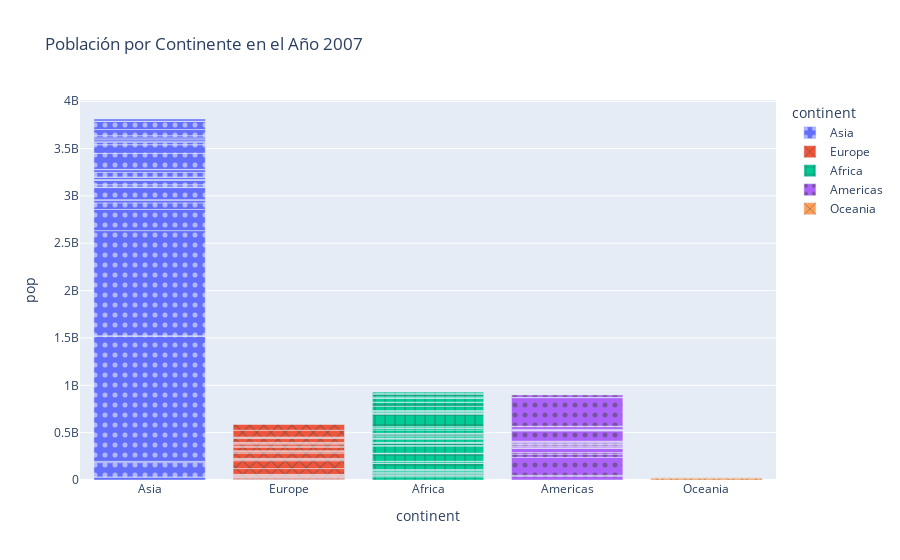

Here is the notebook cell this chart was saved with:
### Code cell
# Crear el gráfico de barras con Plotly Express
fig = px.bar(df, x='continent', y='pop', color='continent', pattern_shape="continent", pattern_shape_sequence=[".", "x", "+"],
             title='Población por Continente en el Año 2007')

# Mostrar el gráfico
fig.show()

### Figure 1 — Plotly figure (JSON) as saved in the notebook; plotly's stock layout.template omitted (floating-point values rounded to 4 significant figures)
{"data": [{"alignmentgroup": "True", "hovertemplate": "continent=%{x}<br>pop=%{y}<extra></extra>", "legendgroup": "Asia", "marker": {"color": "#636efa", "pattern": {"shape": "."}}, "name": "Asia", "offsetgroup": "Asia", "orientation": "v", "showlegend": true, "textposition": "auto", "type": "bar", "x": ["Asia", "Asia", "Asia", "Asia", "Asia", "Asia", "Asia", "Asia", "Asia", "Asia", "Asia", "Asia", "Asia", "Asia", "Asia", "Asia", "Asia", "Asia", "Asia", "Asia", "Asia", "Asia", "Asia", "Asia", "Asia", "Asia", "Asia", "Asia", "Asia", "Asia", "Asia", "Asia", "Asia"], "xaxis": "x", "y": [31889923, 708573, 150448339, 14131858, 1318683096, 6980412, 1110396331, 223547000, 69453570, 27499638, 6426679, 127467972, 6053193, 23301725, 49044790, 2505559, 3921278, 24821286, 2874127, 47761980, 28901790, 3204897, 169270617, 91077287, 27601038, 4553009, 20378239, 19314747, 23174294, 65068149, 85262356, 4018332, 22211743], "yaxis": "y"}, {"alignmentgroup": "True", "hovertemplate": "continent=%{x}<br>pop=%{y}<extra></extra>", "legendgroup": "Europe", "marker": {"color": "#EF553B", "pattern": {"shape": "x"}}, "name": "Europe", "offsetgroup": "Europe", "orientation": "v", "showlegend": true, "textposition": "auto", "type": "bar", "x": ["Europe", "Europe", "Europe", "Europe", "Europe", "Europe", "Europe", "Europe", "Europe", "Europe", "Europe", "Europe", "Europe", "Europe", "Europe", "Europe", "Europe", "Europe", "Europe", "Europe", "Europe", "Europe", "Europe", "Europe", "Europe", "Europe", "Europe", "Europe", "Europe", "Europe"], "xaxis": "x", "y": [3600523, 8199783, 10392226, 4552198, 7322858, 4493312, 10228744, 5468120, 5238460, 61083916, 82400996, 10706290, 9956108, 301931, 4109086, 58147733, 684736, 16570613, 4627926, 38518241, 10642836, 22276056, 10150265, 5447502, 2009245, 40448191, 9031088, 7554661, 71158647, 60776238], "yaxis": "y"}, {"alignmentgroup": "True", "hovertemplate": "continent=%{x}<br>pop=%{y}<extra></extra>", "legendgroup": "Africa", "marker": {"color": "#00cc96", "pattern": {"shape": "+"}}, "name": "Africa", "offsetgroup": "Africa", "orientation": "v", "showlegend": true, "textposition": "auto", "type": "bar", "x": ["Africa", "Africa", "Africa", "Africa", "Africa", "Africa", "Africa", "Africa", "Africa", "Africa", "Africa", "Africa", "Africa", "Africa", "Africa", "Africa", "Africa", "Africa", "Africa", "Africa", "Africa", "Africa", "Africa", "Africa", "Africa", "Africa", "Africa", "Africa", "Africa", "Africa", "Africa", "Africa", "Africa", "Africa", "Africa", "Africa", "Africa", "Africa", "Africa", "Africa", "Africa", "Africa", "Africa", "Africa", "Africa", "Africa", "Africa", "Africa", "Africa", "Africa", "Africa", "Africa"], "xaxis": "x", "y": [33333216, 12420476, 8078314, 1639131, 14326203, 8390505, 17696293, 4369038, 10238807, 710960, 64606759, 3800610, 18013409, 496374, 80264543, 551201, 4906585, 76511887, 1454867, 1688359, 22873338, 9947814, 1472041, 35610177, 2012649, 3193942, 6036914, 19167654, 13327079, 12031795, 3270065, 1250882, 33757175, 19951656, 2055080, 12894865, 135031164, 798094, 8860588, 199579, 12267493, 6144562, 9118773, 43997828, 42292929, 1133066, 38139640, 5701579, 10276158, 29170398, 11746035, 12311143], "yaxis": "y"}, {"alignmentgroup": "True", "hovertemplate": "continent=%{x}<br>pop=%{y}<extra></extra>", "legendgroup": "Americas", "marker": {"color": "#ab63fa", "pattern": {"shape": "."}}, "name": "Americas", "offsetgroup": "Americas", "orientation": "v", "showlegend": true, "textposition": "auto", "type": "bar", "x": ["Americas", "Americas", "Americas", "Americas", "Americas", "Americas", "Americas", "Americas", "Americas", "Americas", "Americas", "Americas", "Americas", "Americas", "Americas", "Americas", "Americas", "Americas", "Americas", "Americas", "Americas", "Americas", "Americas", "Americas", "Americas"], "xaxis": "x", "y": [40301927, 9119152, 190010647, 33390141, 16284741, 44227550, 4133884, 11416987, 9319622, 13755680, 6939688, 12572928, 8502814, 7483763, 2780132, 108700891, 5675356, 3242173, 6667147, 28674757, 3942491, 1056608, 301139947, 3447496, 26084662], "yaxis": "y"}, {"alignmentgroup": "True", "hovertemplate": "continent=%{x}<br>pop=%{y}<extra></extra>", "legendgroup": "Oceania", "marker": {"color": "#FFA15A", "pattern": {"shape": "x"}}, "name": "Oceania", "offsetgroup": "Oceania", "orientation": "v", "showlegend": true, "textposition": "auto", "type": "bar", "x": ["Oceania", "Oceania"], "xaxis": "x", "y": [20434176, 4115771], "yaxis": "y"}], "layout": {"barmode": "relative", "legend": {"title": {"text": "continent"}, "tracegroupgap": 0}, "title": {"text": "Población por Continente en el Año 2007"}, "xaxis": {"anchor": "y", "categoryarray": ["Asia", "Europe", "Africa", "Americas", "Oceania"], "categoryorder": "array", "domain": [0, 1], "title": {"text": "continent"}}, "yaxis": {"anchor": "x", "domain": [0, 1], "title": {"text": "pop"}}}}
